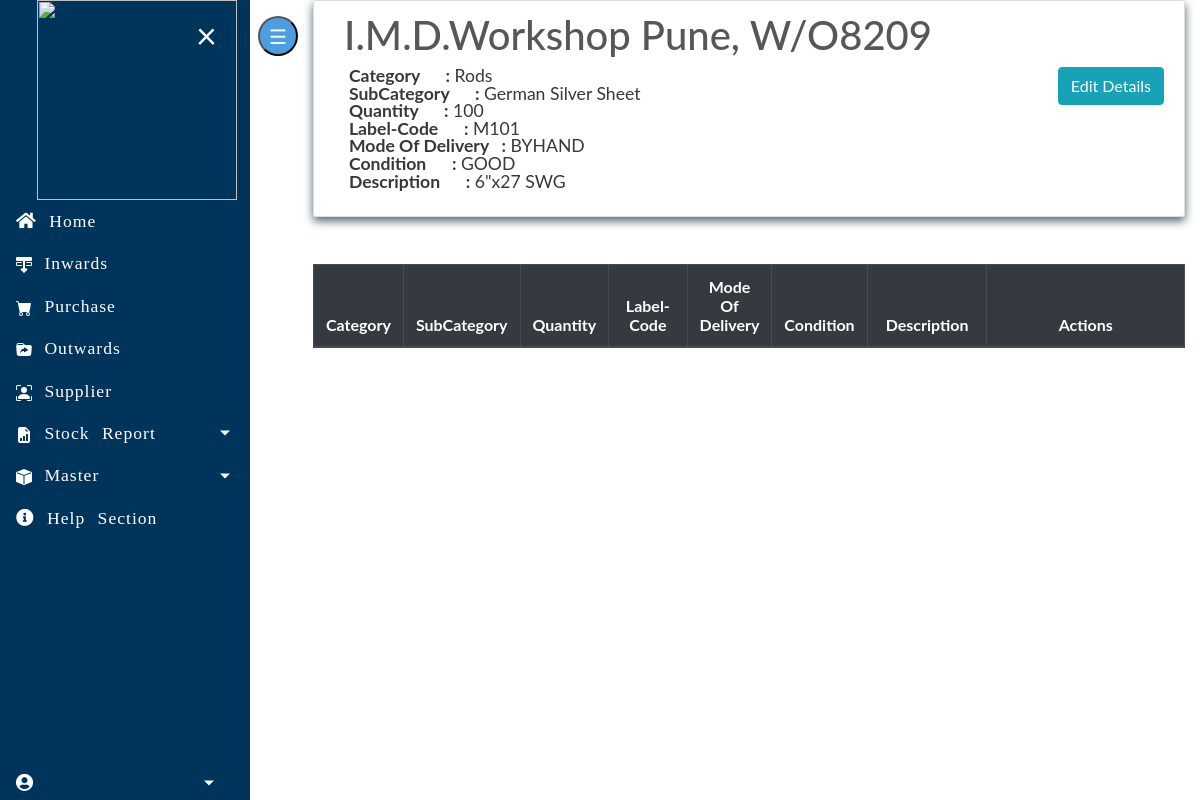
Page /inventory/stock/19 on the committed database.
### imdapp/models.py (models this page shows, shortened)
class Stock(models.Model):
    STATUS_CHOICE = [
        ('CONSUMABLE', 'CONSUMABLE'),
        ('NON-COMSUMABLE', 'NON-COMSUMABLE'),
    ]
    STATUS_UNIT = [
        ('Mtr', 'Mtr'),
        ('Cm', 'Cm'),
        ('mm', 'mm'),
        ('Kg', 'Kg'),
        ('gm', 'gm'),
        ('Ltr', 'Ltr'),
        ('SqMtr', 'SqMtr'),
        ('SqCm', 'SqCm'),
        ('CuM', 'CuM'),
        ('Ream', 'Ream'),
        ('Doz', 'Doz'),
        ('Pkts', 'Pkts'),
        ('Pairs', 'Pairs'),
        ('Rolls', 'Rolls'),
        ]
    CONDITION = [
        ('GOOD', 'GOOD'),
        ('TORN', 'TORN'),
        ('DAMAGED', 'DAMAGED'),
    ]
    MODE_OF_DELIVERY = [
        ('BY-HAND', 'BY-HAND'),
        ('COURIER', 'COURIER'),
        ('OTHER', 'OTHER'),
    ]
    category=models.ForeignKey(Category,on_delete=models.CASCADE)
    subcategory=models.ForeignKey(Subcategory,on_delete=models.CASCADE)
    description=models.ForeignKey(Description,on_delete=models.CASCADE)
    name=models.ForeignKey(Supp,on_delete=models.CASCADE)
    type=models.CharField(max_length=50, choices=STATUS_CHOICE)
    unit=models.CharField(max_length=50,choices=STATUS_UNIT)
    id = models.AutoField(primary_key=True)
    quantity = models.IntegerField(default=1)
    Mode_of_delivery = models.CharField(max_length=50, choices=MODE_OF_DELIVERY)  # received by
    label_code = models.CharField(max_length=20, default="")
    condition = models.CharField(max_length=50, choices=CONDITION)
    is_deleted = models.BooleanField(default=False)

class Supp(models.Model):
    id=models.IntegerField(primary_key=True)
    name=models.CharField(max_length=255)
    def __str__(self):
        return self.name
    class Meta:
        db_table='Supp'

class Category(models.Model):
    id=models.IntegerField(primary_key=True)
    category=models.CharField(max_length=255)
    subcategory=models.CharField(max_length=255)
    description=models.TextField(max_length=255)
    is_deleted=models.BooleanField(default=False)
    def __str__(self):
        return self.category
    class Meta:
        db_table='Category'

class Subcategory(models.Model):
    id=models.IntegerField(primary_key=True)
    subcategory=models.CharField(max_length=255)
    is_consumable=models.BooleanField(default=False)
    def __str__(self):
        return self.subcategory
    class Meta:
        db_table='Subcategory'

class Description(models.Model):
    id=models.IntegerField(primary_key=True)
    description=models.CharField(max_length=255)
    def __str__(self):
        return self.description
    class Meta:
        db_table='Description'

### imdapp/views.py (the view)
# urls.py: path('stock/<name>', views.StockView.as_view(), name='stockdetails'),
class StockView(View):
    def get(self, request, name):
        stockobj = get_object_or_404(Stock, name=name)
        context = {
            'stock': stockobj,
        }
        return render(request, 'inventory/stockdetails.html', context)

### imdapp/templates/inventory/stockdetails.html (shortened to what this page needs)
{% extends "base.html" %}
{% block content %}
    <div class="content-section">
        <div class="media">
            <div class="media-body">
                <h2 style="color:#575757;" class="account-heading">&nbsp;{{ stock.name }}</h2>
                <a href="{% url 'edit-stock' stock.pk %}" class="btn btn-info" style="float: right;">Edit Details</a>
                <div class="row">
                    <div class="col-md-12">
                        <p class="fal">
                            <b>Category &nbsp; &nbsp;&nbsp; :</b> {{ stock.category }} <br>
                            <b>SubCategory &nbsp;&nbsp;&nbsp;&nbsp; :</b> {{ stock.subcategory }} <br>
                            <b>Quantity &nbsp; &nbsp;&nbsp; :</b> {{ stock.quantity }} <br>
                            <b>Label-Code &nbsp; &nbsp;&nbsp; :</b> {{ stock.label_code }} <br>
                            <b>Mode Of Delivery &nbsp; :</b> {{ stock.Mode_of_delivery }} <br>
                            <b>Condition &nbsp; &nbsp;&nbsp; :</b> {{ stock.condition }} <br>
                            <b>Description &nbsp; &nbsp;&nbsp; :</b> {{ stock.description }} <br>
                        </p>
                    </div>
                </div>
            </div>
        </div>
    </div>
    <table class="table table-css table-hover table-bordered">
        <br>
        <thead class="thead-dark align-middle">
            <tr>
                <th width="10%">Category</th>
                <th width="10%">SubCategory</th>
                <th width="5%">Quantity</th>
                 <th width="10%">Label-Code</th>
                <th width="5%">Mode Of Delivery</th>
                <th width="10%">Condition</th>
                <th width="15%">Description</th>
                <th width="50%">Actions</th>
            </tr>
        </thead>
    </table>
</div>
{% endblock content %}

### homepage/static/css/main.css (style rules this page uses)
body, html { height: 100%; }
.fal { color: #383838; }
p { color: rgb(49, 49, 49); }
a { color: #55b159; }
.table-css { color: #313131; }
h1, h2, h3, h4, h5, h6 { color: #ffffff; }
.content-section { background: transparent; box-shadow: 0 4px 10px #4e6570; color: rgb(36, 36, 36); padding: 10px 20px; border: 1px solid #dddddd; border-radius: 3px; margin-bottom: 20px; }
.account-heading { font-size: 2.5rem; }
.align-middle { text-align: center; }

### homepage/templates/base.html (style rules this page uses)
body { font-family: "Lato", sans-serif; font-size: 1.1rem; }

### rows in the picture
Stock: name "I.M.D.Workshop Pune, W/O8209", category "Rods", subcategory "German Silver Sheet", quantity "100", label_code "M101", Mode_of_delivery "BYHAND", condition "GOOD", description "6\"x27 SWG"
